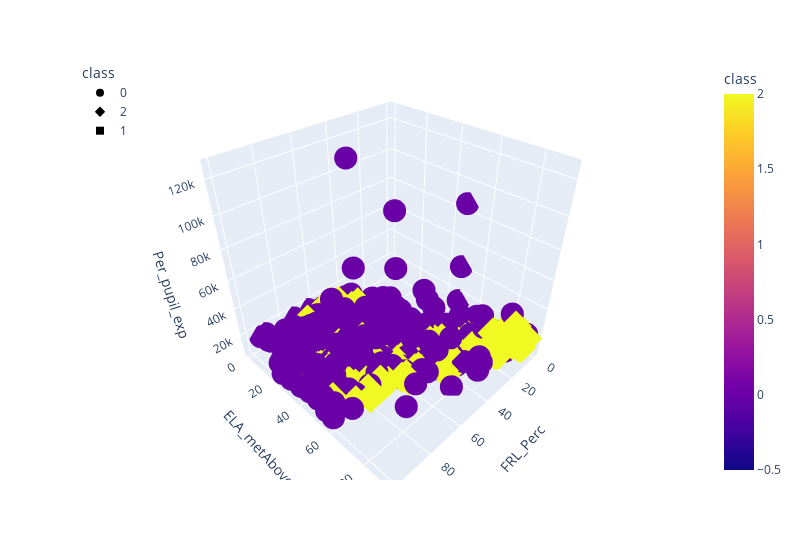

Write notebook code for a chart like this one.
### Code cell
# 3D Plot.
fig = px.scatter_3d(
    dist_cluster,
    x="FRL_Perc",
    y="ELA_metAbove",
    z="Per_pupil_exp",
    color="class",
    symbol="class",
    width=800,
)
fig.update_layout(legend=dict(x=0, y=1))
fig.show()

### Figure 1 — Plotly figure (JSON) as saved in the notebook; plotly's stock layout.template omitted (floating-point values rounded to 4 significant figures; data arrays with more than 128 entries replaced by an {"elided": "..."} marker saying what was removed)
{"data": [{"hovertemplate": "class=%{marker.color}<br>FRL_Perc=%{x}<br>ELA_metAbove=%{y}<br>Per_pupil_exp=%{z}<extra></extra>", "legendgroup": "0", "marker": {"color": {"elided": "736 int values"}, "coloraxis": "coloraxis", "symbol": "circle"}, "mode": "markers", "name": "0", "scene": "scene", "showlegend": true, "type": "scatter3d", "x": {"elided": "736 float values"}, "y": {"elided": "736 float values"}, "z": {"elided": "736 int values"}}, {"hovertemplate": "class=%{marker.color}<br>FRL_Perc=%{x}<br>ELA_metAbove=%{y}<br>Per_pupil_exp=%{z}<extra></extra>", "legendgroup": "2", "marker": {"color": {"elided": "299 int values"}, "coloraxis": "coloraxis", "symbol": "diamond"}, "mode": "markers", "name": "2", "scene": "scene", "showlegend": true, "type": "scatter3d", "x": {"elided": "299 float values"}, "y": {"elided": "299 float values"}, "z": {"elided": "299 int values"}}, {"hovertemplate": "class=%{marker.color}<br>FRL_Perc=%{x}<br>ELA_metAbove=%{y}<br>Per_pupil_exp=%{z}<extra></extra>", "legendgroup": "1", "marker": {"color": [1], "coloraxis": "coloraxis", "symbol": "square"}, "mode": "markers", "name": "1", "scene": "scene", "showlegend": true, "type": "scatter3d", "x": [79.3], "y": [43.9], "z": [15920]}], "layout": {"coloraxis": {"colorbar": {"title": {"text": "class"}}, "colorscale": [[0, "#0d0887"], [0.1111, "#46039f"], [0.2222, "#7201a8"], [0.3333, "#9c179e"], [0.4444, "#bd3786"], [0.5556, "#d8576b"], [0.6667, "#ed7953"], [0.7778, "#fb9f3a"], [0.8889, "#fdca26"], [1, "#f0f921"]]}, "legend": {"title": {"text": "class"}, "tracegroupgap": 0, "x": 0, "y": 1}, "margin": {"t": 60}, "scene": {"domain": {"x": [0, 1], "y": [0, 1]}, "xaxis": {"title": {"text": "FRL_Perc"}}, "yaxis": {"title": {"text": "ELA_metAbove"}}, "zaxis": {"title": {"text": "Per_pupil_exp"}}}, "width": 800}}
